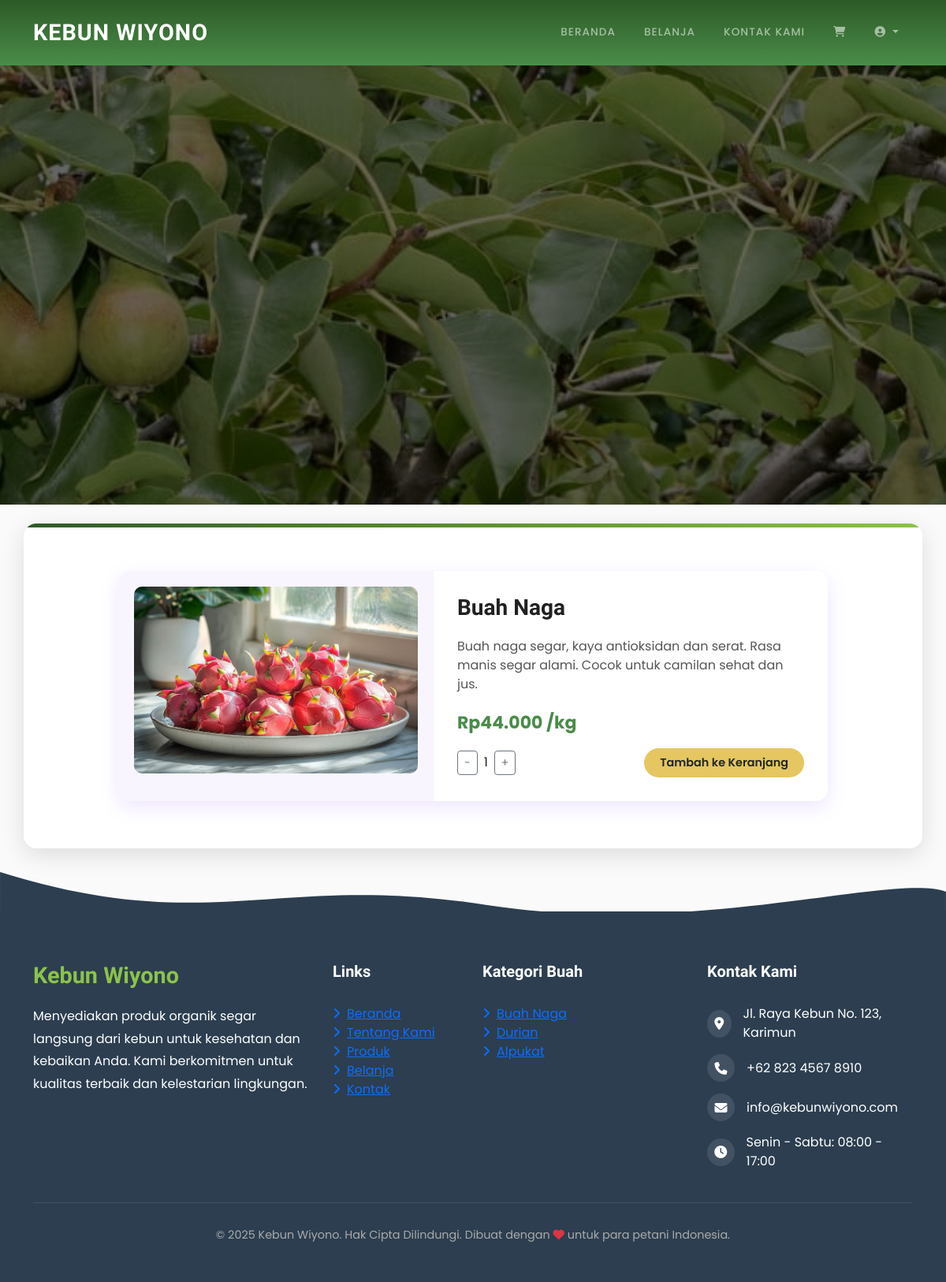
Page /userFeature/detailProduk.php?id=5 (signed in) on the committed database.
### tables this page shows
CREATE TABLE `produk` (
  `id` int NOT NULL AUTO_INCREMENT,
  `nama_produk` varchar(100) NOT NULL,
  `deskripsi` text,
  `harga` decimal(10,2) NOT NULL,
  `gambar` varchar(255) DEFAULT NULL,
  `kategori` varchar(50) DEFAULT NULL,
  `tanggal_dibuat` timestamp NULL DEFAULT CURRENT_TIMESTAMP,
  `id_kategori` int DEFAULT NULL,
  PRIMARY KEY (`id`)
);

### userFeature/detailProduk.php (the view, shortened to what this page needs)
<?php
require '../config.php';
$id = intval($_GET['id']);
$stmt = $conn->prepare("SELECT * FROM produk WHERE id = ?");
$stmt->bind_param("i", $id);
$stmt->execute();
$result = $stmt->get_result();
$produk = $result->fetch_assoc();
?>
<!DOCTYPE html>
<html lang="id">
<head>
  <link href="https://cdn.jsdelivr.net/npm/bootstrap@5.3.3/dist/css/bootstrap.min.css" rel="stylesheet">
  <link rel="stylesheet" href="https://cdnjs.cloudflare.com/ajax/libs/font-awesome/6.4.0/css/all.min.css">
  <link rel="stylesheet" href="https://cdn.jsdelivr.net/npm/aos@2.3.4/dist/aos.css">
  <link rel="stylesheet" href="../assets/css/user/detailProduk.css">
</head>
<body>
  <nav class="navbar navbar-expand-lg navbar-dark fixed-top">
    <div class="container">
      <a class="navbar-brand" href="#">KEBUN WIYONO</a>
      <div class="collapse navbar-collapse" id="navbarNav">
        <ul class="navbar-nav ms-auto">
          <li class="nav-item"><a class="nav-link" href="../user.php">Beranda</a></li>
          <li class="nav-item"><a class="nav-link" href="belanjaProduk.php">Belanja</a></li>
          <li class="nav-item"><a class="nav-link" href="kontakKami.php">Kontak Kami</a></li>
          <li class="nav-item">
            <a class="nav-link" href="keranjang.php">
              <i class="fas fa-shopping-cart"></i>
            </a>
          </li>
          <li class="nav-item dropdown">
            <a class="nav-link dropdown-toggle" href="#" id="navbarDropdown" role="button" data-bs-toggle="dropdown" aria-expanded="false">
              <i class="fas fa-user-circle"></i>
            </a>
          </li>
        </ul>
      </div>
    </div>
  </nav>
  <div class="hero-section">
    <div class="container">
    </div>
  </div>
  <div class="container mt-4 mb-5 feature-container">
    <div class="product-detail-container">
      <div class="product-image">
        <img src="../fitur/gambarProduk/<?php echo htmlspecialchars($produk['gambar']); ?>" alt="Gambar Produk">
      </div>
      <div class="product-info">
        <h1 class="product-title"><?= htmlspecialchars($produk['nama_produk']) ?></h1>
        <p class="product-description"><?= htmlspecialchars($produk['deskripsi']) ?></p>
        <div class="product-price">Rp<?= number_format($produk['harga'], 0, ',', '.') ?> /kg</div>
        <div class="d-flex justify-content-between align-items-center mt-3">
          <div class="d-flex align-items-center">
            <button class="btn btn-outline-secondary btn-sm" onclick="decreaseQuantity(<?= $produk['id']; ?>)">-</button>
            <span id="quantity<?= $produk['id']; ?>" class="mx-2">1</span>
            <button class="btn btn-outline-secondary btn-sm" onclick="increaseQuantity(<?= $produk['id']; ?>)">+</button>
          </div>
          <button onclick="addToCart(<?= $produk['id']; ?>)" class="btn btn-tambah">Tambah ke Keranjang</button>
        </div>
      </div>
    </div>
  </div>
  <footer class="page-footer">
    <div class="container">
      <div class="row">
        <div class="col-lg-4 col-md-6 mb-4 mb-md-0">
          <h5 class="footer-heading">Kebun Wiyono</h5>
          <p class="footer-text">Menyediakan produk organik segar langsung dari kebun untuk kesehatan dan kebaikan Anda. Kami berkomitmen untuk kualitas terbaik dan kelestarian lingkungan.</p>
        </div>
        <div class="col-lg-2 col-md-6 mb-4 mb-md-0">
          <h5 class="footer-links">Links</h5>
          <ul class="list-unstyled">
            <li><a href="user.php"><i class="fas fa-angle-right me-2"></i>Beranda</a></li>
            <li><a href="#tentang-kami"><i class="fas fa-angle-right me-2"></i>Tentang Kami</a></li>
            <li><a href="#produk"><i class="fas fa-angle-right me-2"></i>Produk</a></li>
            <li><a href="userFeature/belanjaProduk.php"><i class="fas fa-angle-right me-2"></i>Belanja</a></li>
            <li><a href="userFeature/fitur3.php"><i class="fas fa-angle-right me-2"></i>Kontak</a></li>
          </ul>
        </div>
        <div class="col-lg-3 col-md-6 mb-4 mb-md-0">
          <h5 class="footer-links">Kategori Buah</h5>
          <ul class="list-unstyled">
            <li><a href="#"><i class="fas fa-angle-right me-2"></i>Buah Naga</a></li>
            <li><a href="#"><i class="fas fa-angle-right me-2"></i>Durian</a></li>
            <li><a href="#"><i class="fas fa-angle-right me-2"></i>Alpukat</a></li>
          </ul>
        </div>
        <div class="col-lg-3 col-md-6 mb-4 mb-md-0">
          <h5 class="footer-links">Kontak Kami</h5>
          <ul class="list-unstyled">
            <li class="contact-item">
              <div class="contact-icon">
                <i class="fas fa-map-marker-alt"></i>
              </div>
              <div>Jl. Raya Kebun No. 123, Karimun</div>
            </li>
            <li class="contact-item">
              <div class="contact-icon">
                <i class="fas fa-phone"></i>
              </div>
              <div>+62 823 4567 8910</div>
            </li>
            <li class="contact-item">
              <div class="contact-icon">
                <i class="fas fa-envelope"></i>
              </div>
              <div>info@kebunwiyono.com</div>
            </li>
            <li class="contact-item">
              <div class="contact-icon">
                <i class="fas fa-clock"></i>
              </div>
              <div>Senin - Sabtu: 08:00 - 17:00</div>
            </li>
          </ul>
        </div>
      </div>
      <div class="footer-copyright mt-4">
        <p>&copy; <?= date('Y') ?> Kebun Wiyono. Hak Cipta Dilindungi. Dibuat dengan <i class="fas fa-heart text-danger"></i> untuk para petani Indonesia.</p>
      </div>
    </div>
  </footer>
</body>
</html>

### assets/css/user/detailProduk.css (style rules this page uses)
:root { --primary-color: #2d5a27; --secondary-color: #4a8c49; --accent-color: #8BC34A; --dark-color: #2E7D32; --light-color: #F1F8E9; --text-dark: #212121; --text-light: #FAFAFA; --btn-color: #E5C660; --box-shadow: 0 8px 30px rgba(0, 0, 0, 0.12); }
body { font-family: 'Poppins', sans-serif; background-color: #FAFAFA; color: var(--text-dark); overflow-x: hidden; }
h1, h2, h3, h4, h5 { font-family: 'David libre', serif; font-weight: 600; }
.navbar { font-family: 'Poppins', sans-serif; background: linear-gradient(180deg, var(--primary-color) 0%, var(--secondary-color) 100%); box-shadow: 0 4px 15px rgba(0, 0, 0, 0.1); padding: 15px 0; transition: all 0.3s ease; }
.nav-link { font-weight: 500; text-transform: uppercase; font-size: 0.85rem; letter-spacing: 1px; padding: 10px 15px !important; margin: 0 3px; transition: all 0.3s ease; }
.navbar-brand { font-family: 'Lilita One', serif; font-weight: bold; font-size: 1.8rem; color: white !important; letter-spacing: 1px; }
.feature-container { background-color: white; padding: 60px 40px; border-radius: 16px; box-shadow: var(--box-shadow); margin: 50px auto; max-width: 1140px; position: relative; overflow: hidden; }
.feature-container::before { content: ''; position: absolute; top: 0; left: 0; width: 100%; height: 5px; background: linear-gradient(to right, var(--primary-color), var(--accent-color)); }
.hero-section { position: relative; background-color: #000; color: white; padding: 120px 0; text-align: center; min-height: 80vh; display: flex; align-items: center; justify-content: center; }
.hero-section::before { content: ""; position: absolute; top: 0; left: 0; width: 100%; height: 100%; background-image: url('../../perkebunan2.jpg'); background-repeat: no-repeat; background-position: center; background-size: cover; background-attachment: fixed; z-index: 0; filter: brightness(40%); }
.product-detail-container { background: #fff; border-radius: 15px; box-shadow: 0 8px 25px rgba(138, 79, 255, 0.15); overflow: hidden; max-width: 900px; margin: auto; display: flex; flex-wrap: wrap; }
.product-image { flex: 1 1 300px; background-color: #f9f5ff; padding: 20px; text-align: center; }
.product-image img { max-width: 100%; border-radius: 10px; }
.product-info { flex: 1 1 400px; padding: 30px; }
.product-title { color: var(--text-dark); font-size: 28px; font-weight: 700; margin-bottom: 20px; }
.product-description { font-size: 16px; color: #555; margin-bottom: 20px; white-space: pre-line; }
.product-price { font-size: 22px; font-weight: bold; color: var(--secondary-color); }
.btn-tambah { padding: 8px 20px; font-size: 0.9rem; font-weight: 600; border-radius: 50px; background-color: var(--btn-color); border: none; transition: all 0.3s ease; }
.page-footer { background-color: #2c3e50; color: white; padding: 4rem 0 2rem; margin-top: 5rem; position: relative; }
.page-footer::before { content: ''; position: absolute; top: -50px; left: 0; width: 100%; height: 50px; background-size: cover; }
.footer-heading { font-family: 'Lilita One', serif; font-size: 1.8rem; margin-bottom: 20px; color: var(--accent-color); }
.footer-text { line-height: 1.8; margin-bottom: 20px; }
.footer-links { margin-bottom: 30px; }
.contact-item { display: flex; align-items: center; margin-bottom: 15px; }
.contact-icon { width: 35px; height: 35px; background-color: rgba(255, 255, 255, 0.1); border-radius: 50%; display: flex; align-items: center; justify-content: center; margin-right: 15px; }
.footer-copyright { padding-top: 30px; border-top: 1px solid rgba(255, 255, 255, 0.1); text-align: center; font-size: 0.9rem; color: #aaa; }

### rows in the picture
produk: gambar (picture), nama_produk "Buah Naga", deskripsi "Buah naga segar, kaya antioksidan dan serat. Rasa manis segar alami. Cocok untuk camilan sehat dan jus.", harga "44.000"
